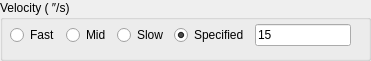
   <widget class="QGroupBox" name="groupBox_25">
    <property name="geometry">
     <rect>
      <x>480</x>
      <y>260</y>
      <width>371</width>
      <height>61</height>
     </rect>
    </property>
    <property name="title">
     <string>Velocity ( ″/s)</string>
    </property>
    <widget class="QWidget" name="gridLayoutWidget_2">
     <property name="geometry">
      <rect>
       <x>10</x>
       <y>20</y>
       <width>341</width>
       <height>31</height>
      </rect>
     </property>
     <layout class="QGridLayout" name="gridLayout_2">
      <item row="0" column="0">
       <widget class="QRadioButton" name="radioButton_n2_vel_fast">
        <property name="text">
         <string>Fast</string>
        </property>
       </widget>
      </item>
      <item row="0" column="1">
       <widget class="QRadioButton" name="radioButton_n2_vel_mid">
        <property name="text">
         <string>Mid</string>
        </property>
        <property name="checked">
         <bool>false</bool>
        </property>
       </widget>
      </item>
      <item row="0" column="2">
       <widget class="QRadioButton" name="radioButton_n2_vel_slow">
        <property name="text">
         <string>Slow</string>
        </property>
       </widget>
      </item>
      <item row="0" column="3">
       <widget class="QRadioButton" name="radioButton_n2_vel_spec">
        <property name="text">
         <string>Specified</string>
        </property>
        <property name="checked">
         <bool>true</bool>
        </property>
       </widget>
      </item>
      <item row="0" column="4">
       <widget class="QLineEdit" name="lineEdit_n2_vel_spec">
        <property name="enabled">
         <bool>true</bool>
        </property>
        <property name="cursor">
         <cursorShape>ArrowCursor</cursorShape>
        </property>
        <property name="text">
         <string>15</string>
        </property>
        <property name="readOnly">
         <bool>false</bool>
        </property>
       </widget>
      </item>
     </layout>
    </widget>
   </widget>
